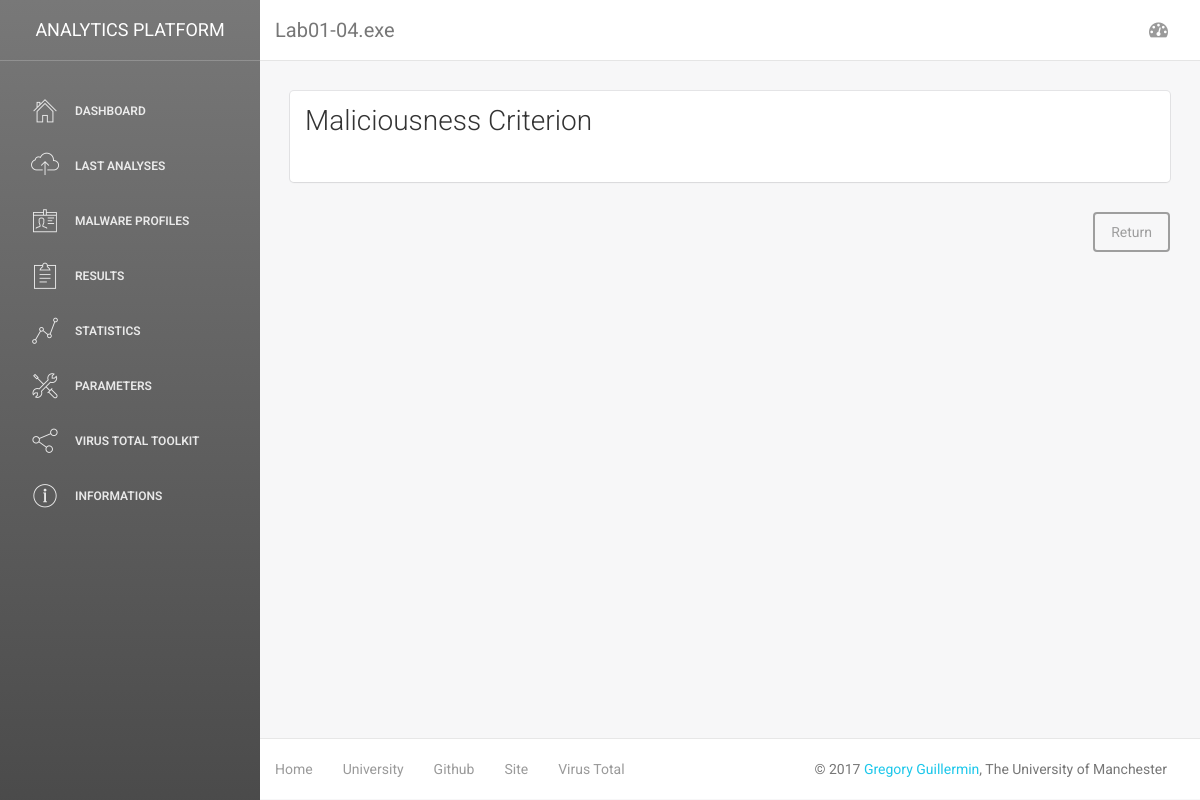
Page /files/details/625ac05fd47adc3c63700c3b30de79ab/maliciousness/ on the earlier database version.
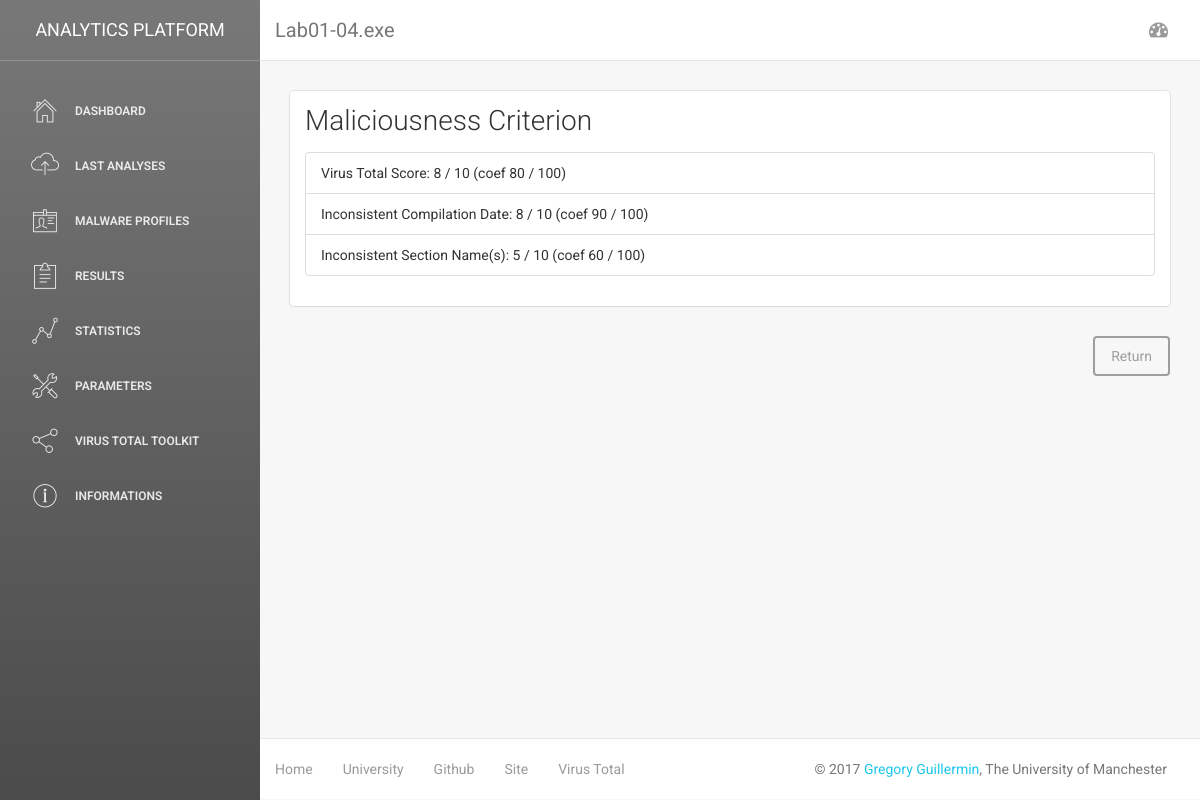
Same page on the later database version.
### classification/models.py (models this page shows, shortened)
class File(models.Model):
	name=models.CharField(max_length=150)
	md5=models.CharField(max_length=32, unique=True)
	sha=models.CharField(max_length=64)
	packer=models.CharField(max_length=250, null=True)
	compile_date=models.DateTimeField()
	added_date=models.DateTimeField(auto_now_add=True)
	maliciousness=models.DecimalField(max_digits=3, decimal_places=2, default=0)
	entropy=models.DecimalField(max_digits=4, decimal_places=2, default=0)
	oep=models.IntegerField(default=0)
	def isMalicious(self):
		return self.maliciousness>6
	isMalicious.boolean = True
	isMalicious.short_description = 'Is Malicious?'

class FileCriterion(models.Model):
	file=models.ForeignKey(File, on_delete=models.CASCADE)
	name=models.CharField(max_length=100)
	score=models.PositiveSmallIntegerField(default=0)
	coef=models.PositiveSmallIntegerField(default=0)

### classification/views.py (the view)
# urls.py: url(r'^files/details/(?P<file_hash>[a-z0-9]{32})/maliciousness/$', views.fileMaliciousness, name='fileMaliciousness'),
def fileMaliciousness(request, file_hash):
    file = File.objects.get(md5=file_hash)
    context={
    'title':file.name,
    'criterion':file.filecriterion_set.all(),
    'hash':file_hash
    }
    return render(request, 'classification/fileCriterion.html', context)

### classification/templates/classification/fileCriterion.html
{% extends 'classification/DashboardStruct.html' %}
{% block body %}
<div class="row">
	<div class="container-fluid">
		<div class="col-md-12">
			<div class="card">
				<div class="header">
					<h3 class="title">Maliciousness Criterion</h3>
				</div>
				<div class="content">
					<ul class="list-group">
						{% for c in criterion %}
						<li class="list-group-item">
						{{c.name}}: {{c.score}} / 10 (coef {{c.coef}} / 100)
						</li>
						{% endfor %}
					</ul>
				</div>
			</div>
				<div class="clearfix">
	    			<a href="{% url 'classification:fileDetails' hash %}"><button class="btn btn-default pull-right">Return</button></a>
				</div>
		</div>
	</div>
</div>
{% endblock %}

### classification/templates/classification/DashboardStruct.html (shortened to what this page needs)
{%load static%}
<!doctype html>
<html lang="en">
<head>
    <link href="{% static 'classification/css/bootstrap.min.css' %}" rel="stylesheet" />
    <link href="{% static 'classification/css/animate.min.css' %}" rel="stylesheet"/>
    <link href="{% static 'classification/css/light-bootstrap-dashboard.css' %}" rel="stylesheet"/>
    <link href="{% static 'classification/css/demo.css' %}" rel="stylesheet" />
    <link href="http://maxcdn.bootstrapcdn.com/font-awesome/4.2.0/css/font-awesome.min.css" rel="stylesheet">
    <link href="{% static 'classification/css/pe-icon-7-stroke.css' %}" rel="stylesheet" />
</head>
<body>
<div class="wrapper">
    <div class="sidebar" data-color="black">
    	<div class="sidebar-wrapper">
            <div class="logo">
                <a href="{% url 'classification:index' %}" class="simple-text">
                    Analytics Platform
                </a>
            </div>
            <ul class="nav">
                <li>
                    <a href="{% url 'classification:index' %}">
                        <i class="pe-7s-home"></i>
                        <p>Dashboard</p>
                    </a>
                </li>
                <li>
                    <a href="{% url 'classification:filesView' %}">
                        <i class="pe-7s-cloud-upload"></i>
                        <p>Last Analyses</p>
                    </a>
                </li>
                <li>
                    <a href="{% url 'classification:malwaresView' %}">
                        <i class="pe-7s-id"></i>
                        <p>Malware Profiles</p>
                    </a>
                </li>
                <li>
                    <a href="#">
                        <i class="pe-7s-note2"></i>
                        <p>Results</p>
                    </a>
                </li>
                <li>
                    <a href="#">
                        <i class="pe-7s-graph1"></i>
                        <p>Statistics</p>
                    </a>
                </li>
                <li>
                    <a href="{% url 'classification:parameters' %}">
                        <i class="pe-7s-tools"></i>
                        <p>Parameters</p>
                    </a>
                </li>
                <li>
                    <a href="{% url 'classification:virusTotal' %}">
                        <i class="pe-7s-share"></i>
                        <p>Virus Total Toolkit</p>
                    </a>
                </li>
                <li>
                    <a href="{% url 'classification:informations' %}">
                        <i class="pe-7s-info"></i>
                        <p>Informations</p>
                    </a>
                </li>
            </ul>
    	</div>
    </div>
    <div class="main-panel">
        <nav class="navbar navbar-default navbar-fixed">
            <div class="container-fluid">
                <div class="navbar-header">
                    <div class="navbar-brand">{{ title }}</div>
                </div>
                <div class="collapse navbar-collapse">
                    <ul class="nav navbar-nav navbar-right">
                        <li><a href="#" class="dropdown-toggle" data-toggle="dropdown"><i class="fa fa-dashboard"></i></li></a>
                    </ul>
                </div>
            </div>
        </nav>
        <div class="content">
            {% block body %}
            {% endblock %}
        </div>
        <footer class="footer">
            <div class="container-fluid">
                <nav class="pull-left">
                    <ul>
                        <li>
                            <a href="{% url 'classification:index' %}">
                                Home
                            </a>
                        </li>
                        <li>
                            <a href="http://www.manchester.ac.uk/study/postgraduate-research/programmes/research-areas/?code=CS">
                                University
                            </a>
                        </li>
                        <li>
                            <a href="https://github.com/gregorygui/digitalforensic">
                                Github
                            </a>
                        </li>
                        <li>
                            <a href="https://winto.xyz">
                               Site
                            </a>
                        </li>
                        <li>
                            <a href="https://www.virustotal.com/">
                               Virus Total
                            </a>
                        </li>
                    </ul>
                </nav>
                <p class="copyright pull-right">
                    &copy; <script>document.write(new Date().getFullYear())</script> <a href="https://www.linkedin.com/in/gr%C3%A9gory-guillermin-a766a0a9/">Gregory Guillermin</a>, The University of Manchester
                </p>
            </div>
        </footer>
    </div>
</div>
</body>
</html>

Differences in the rows shown:
added FileCriterion: name "Virus Total Score", score "8", coef "80"
added FileCriterion: name "Inconsistent Compilation Date", score "8", coef "90"
added FileCriterion: name "Inconsistent Section Name(s)", score "5", coef "60"
